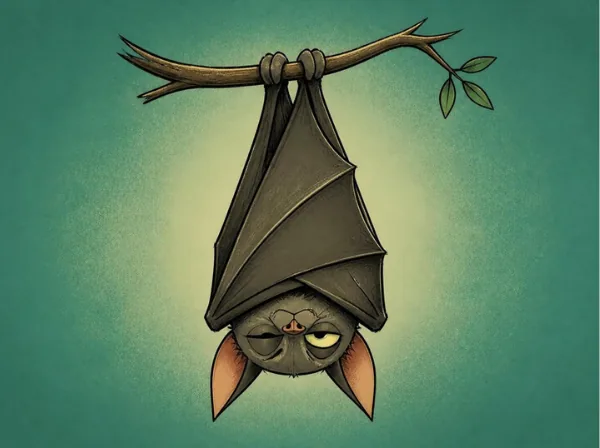
#> input picture design/picture-tests/bat.webp, 600 x 448 px
$ python -i cutout.py   (imports and definitions only)   (older library calls are emulated)
#> lines starting #> are read from the running program, lines starting #| are printed output that depends on the picture; after the words box and inside, x2 and y2 are one past the last pixel; in counts of white or black regions, pixels touching at a corner belong together
"""Split a Flip word picture into a subject cutout and a clean background plate.

Method (from claude/flip-picture-style.md): the style's ink outlines sit on a
smooth teal background, so blur, mark smooth pixels, and keep the smooth areas
that touch the picture's border as background; everything else is the subject.
The plate is the original with the subject painted out from the surrounding
background, plus grain matched to the background.

With --mask, the subject's transparency comes from that mask instead (a
grey PNG the size of the picture, white = subject), e.g. from Canva's
background removal keyed out with keyalpha.py; the plate uses the same mask.

usage: python3 tools/cutout.py <in.png> <out_dir> <word> [--mask mask.png] [--debug]
writes <word>.webp, <word>-subject.webp (with alpha), <word>-plate.webp

Offline tool for the picture batch, not part of the app: the server never
runs it, and its packages (numpy, opencv-python-headless, scipy) are not in
requirements.txt. Install them in a separate environment to run it.
"""
import sys, os, json
import numpy as np
import cv2
from scipy import ndimage as ndi

def masks(img):
    h, w = img.shape[:2]
#> h = 448; w = 600
    lab = cv2.cvtColor(img, cv2.COLOR_RGB2LAB).astype(np.float32)
    blur = cv2.GaussianBlur(lab, (0, 0), 3.5)
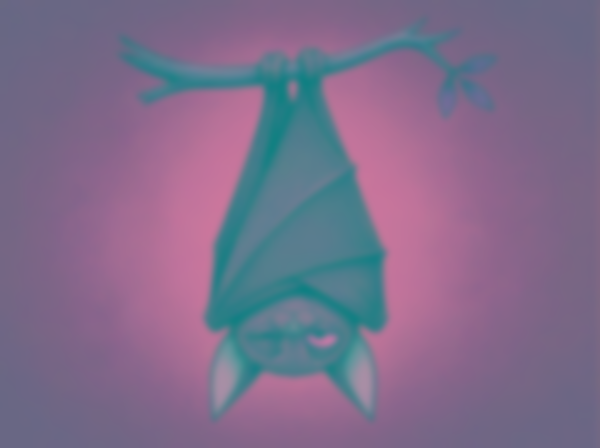
#> blur: shape (448, 600, 3) float32; mean R, G, B 126.9, 109.3, 140.1
    gx = cv2.Sobel(blur, cv2.CV_32F, 1, 0, ksize=3)
    gy = cv2.Sobel(blur, cv2.CV_32F, 0, 1, ksize=3)
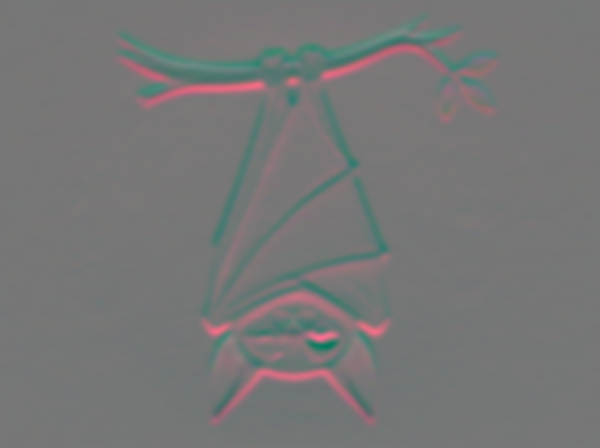
#> gy: shape (448, 600, 3) float32; mean R, G, B 0.1, 0, 0; drawn with min black and max white
    grad = np.sqrt((gx ** 2 + gy ** 2).sum(axis=2))
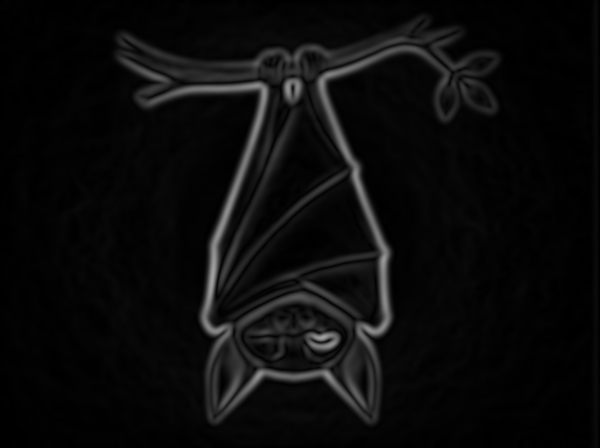
#> grad: shape (448, 600) float32; min 0, max 162.2, mean 11.5
    # threshold from the picture's own background: the border ring is background
    ring = np.zeros((h, w), bool); ring[:8, :] = ring[-8:, :] = ring[:, :8] = ring[:, -8:] = True
    t = min(12.0, max(5.0, float(np.percentile(grad[ring], 98)) * 1.2))
#> t = 11.52
    smooth = grad < t
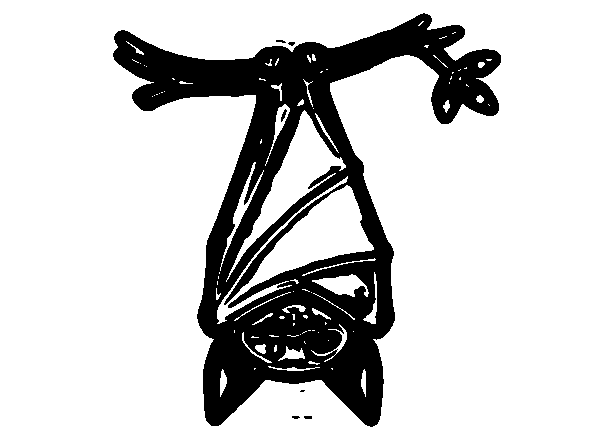
#> smooth: shape (448, 600) bool; 81% white; 7 black regions (2 under 20 px), largest, box (x1, y1, x2, y2) and area: (113, 13, 501, 427) 50944, (281, 109, 287, 122) 35, (304, 416, 312, 419) 23, (276, 40, 286, 43) 20, (288, 42, 295, 46) 20
    # seal small gaps in the ink outline before flooding in from the border,
    # then grow the background back over the sealing halo through smooth pixels only
    edges = ndi.binary_dilation(~smooth, iterations=3)
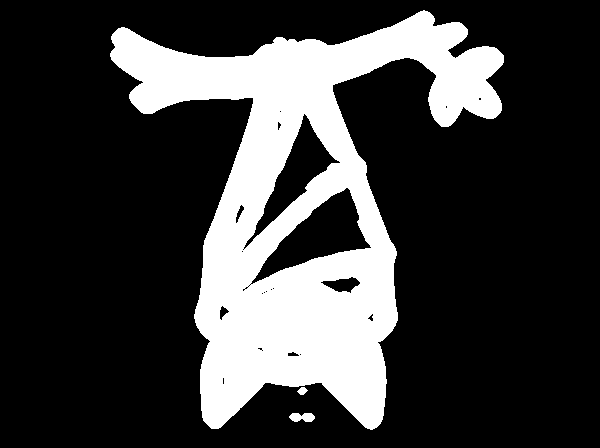
#> edges: shape (448, 600) bool; 23.5% white; 3 white regions, box (x1, y1, x2, y2) and area: (110, 10, 504, 430) 62944, (289, 413, 315, 422) 183, (297, 387, 308, 395) 56
    sealed = ~edges
    lab_ids, n = ndi.label(sealed)
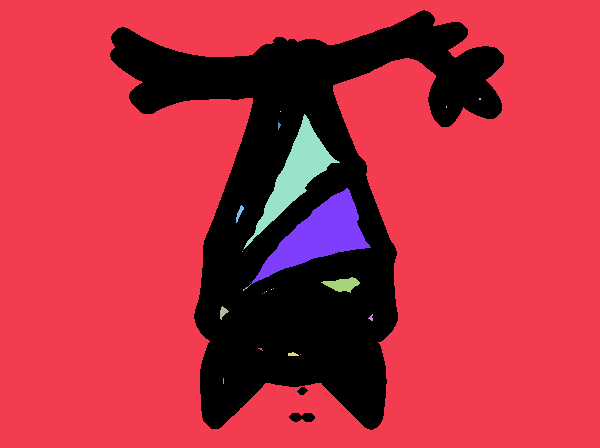
#> lab_ids: shape (448, 600) int32; 29 distinct labels, from 0 to 28; one colour per label, 0 black
#> n = 28
    border_ids = np.unique(np.concatenate([lab_ids[0], lab_ids[-1], lab_ids[:, 0], lab_ids[:, -1]]))
#> border_ids = [1]
    border_ids = border_ids[border_ids > 0]
    bg = np.isin(lab_ids, border_ids)
#> bg: shape (448, 600) bool; 73.5% white; 3 black regions, box (x1, y1, x2, y2) and area: (110, 10, 504, 430) 70951, (289, 413, 315, 422) 183, (297, 387, 308, 395) 56
    bg = ndi.binary_dilation(bg, iterations=4, mask=smooth) | bg
#> bg: shape (448, 600) bool; 75.6% white; 4 black regions (2 under 20 px), largest, box (x1, y1, x2, y2) and area: (113, 13, 501, 427) 65593, (304, 416, 312, 419) 23
    subj = ~bg
    subj = ndi.binary_opening(subj, iterations=1)
#> subj: shape (448, 600) bool; 24.4% white; 3 white regions (1 under 20 px), largest, box (x1, y1, x2, y2) and area: (113, 13, 501, 427) 65589, (304, 416, 312, 419) 20
    subj = ndi.binary_closing(subj, iterations=2)
#> subj: shape (448, 600) bool; 24.4% white; 3 white regions (1 under 20 px), largest, box (x1, y1, x2, y2) and area: (113, 13, 501, 427) 65594, (304, 416, 312, 419) 20
    subj = ndi.binary_fill_holes(subj)
    ids, n = ndi.label(subj)
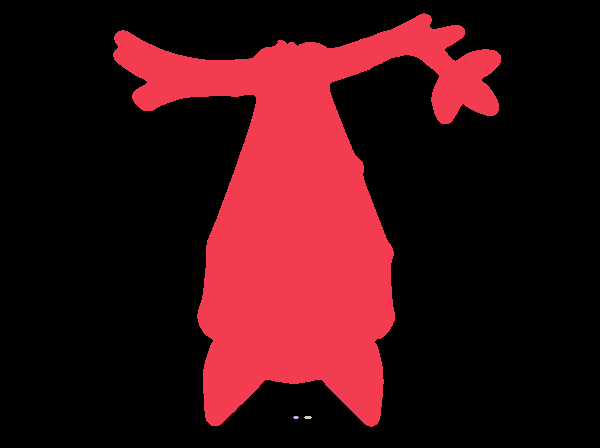
#> ids: shape (448, 600) int32; 4 distinct labels, from 0 to 3; one colour per label, 0 black
#> n = 3
    if n:
        sizes = ndi.sum(subj, ids, range(1, n + 1))
#> sizes = [65594, 14, 20]
        subj = np.isin(ids, 1 + np.flatnonzero(sizes >= 0.0015 * h * w))
#> subj: shape (448, 600) bool; 24.4% white; 1 white region, box (x1, y1, x2, y2) and area: (113, 13, 501, 427) 65594
    return subj, bg

# [82 lines left out: functions plate_from, main, not called in this run]

# [2 lines not run here, left out]

>>> import cv2
>>> picture = cv2.cvtColor(cv2.imread('../design/picture-tests/bat.webp'), cv2.COLOR_BGR2RGB)
>>> result = masks(picture)
